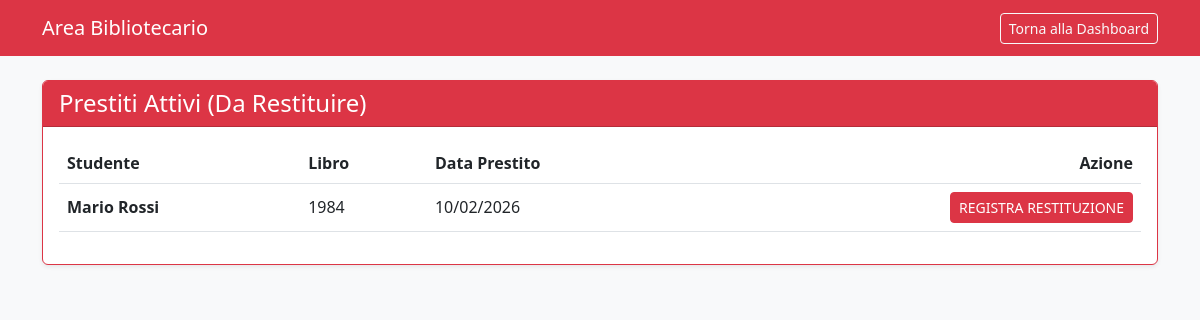
/src/public/gestione_restituzioni.php (signed in), run on an earlier commit of the app's database.
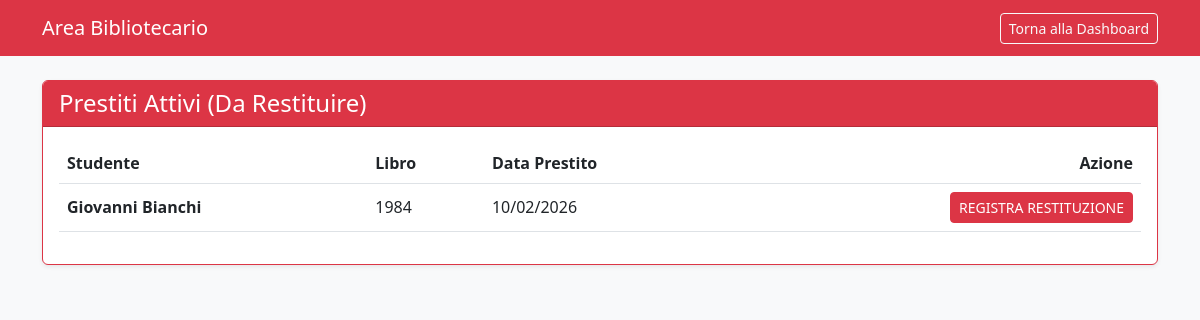
And on a later commit of the database.
### tables this page shows
CREATE TABLE loans (
  id INT AUTO_INCREMENT PRIMARY KEY,
  user_id INT NOT NULL,
  book_id INT NOT NULL,
  loan_date DATETIME NOT NULL DEFAULT CURRENT_TIMESTAMP,
  return_date DATETIME NULL,
  CONSTRAINT fk_loans_user FOREIGN KEY (user_id) REFERENCES users(id),
  CONSTRAINT fk_loans_book FOREIGN KEY (book_id) REFERENCES books(id),
  INDEX idx_loans_active (return_date),
  INDEX idx_loans_user (user_id),
  INDEX idx_loans_book (book_id)
);

CREATE TABLE users (
  id INT AUTO_INCREMENT PRIMARY KEY,
  username VARCHAR(50) NOT NULL UNIQUE,
  full_name VARCHAR(100) NOT NULL,
  role ENUM('student','librarian') NOT NULL,
  password_hash VARCHAR(255) NOT NULL,
  created_at TIMESTAMP DEFAULT CURRENT_TIMESTAMP
);

CREATE TABLE books (
  id INT AUTO_INCREMENT PRIMARY KEY,
  title VARCHAR(150) NOT NULL,
  author VARCHAR(100) NOT NULL,
  isbn VARCHAR(20) NULL,
  pub_year INT NULL,
  total_copies INT NOT NULL,
  available_copies INT NOT NULL,
  description TEXT NULL,
  created_at TIMESTAMP DEFAULT CURRENT_TIMESTAMP,
  CHECK (total_copies >= 0),
  CHECK (available_copies >= 0),
  CHECK (available_copies <= total_copies)
);

### src/public/gestione_restituzioni.php (the view, shortened to what this page needs)
<?php
$mysqli = require __DIR__ . '/../app/db.php';
$query = "SELECT loans.id as loan_id, books.title, users.full_name, loans.loan_date
          FROM loans
          JOIN books ON loans.book_id = books.id
          JOIN users ON loans.user_id = users.id
          WHERE loans.return_date IS NULL
          ORDER BY loans.loan_date ASC";
$result = $mysqli->query($query);
?>
<!DOCTYPE html>
<html lang="it">
<head>
    <link href="https://cdn.jsdelivr.net/npm/bootstrap@5.3.0/dist/css/bootstrap.min.css" rel="stylesheet">
</head>
<body class="bg-light">
    <nav class="navbar navbar-dark bg-danger mb-4">
        <div class="container">
            <span class="navbar-brand">Area Bibliotecario</span>
            <a href="index.php" class="btn btn-outline-light btn-sm">Torna alla Dashboard</a>
        </div>
    </nav>
    <div class="container">
        <div class="card shadow-sm border-danger">
            <div class="card-header bg-danger text-white">
                <h4 class="mb-0">Prestiti Attivi (Da Restituire)</h4>
            </div>
            <div class="card-body">
                <table class="table table-hover align-middle">
                    <thead>
                        <tr>
                            <th>Studente</th>
                            <th>Libro</th>
                            <th>Data Prestito</th>
                            <th class="text-end">Azione</th>
                        </tr>
                    </thead>
                    <tbody>
                        <?php if ($result->num_rows > 0): ?>
                            <?php while ($row = $result->fetch_assoc()): ?>
                                <tr>
                                    <td class="fw-bold"><?= htmlspecialchars($row['full_name']) ?></td>
                                    <td><?= htmlspecialchars($row['title']) ?></td>
                                    <td><?= date('d/m/Y', strtotime($row['loan_date'])) ?></td>
                                    <td class="text-end">
                                        <a href="azione_restituzione.php?id=<?= $row['loan_id'] ?>"
                                           class="btn btn-danger btn-sm"
                                           onclick="return confirm('Confermi la restituzione?');">
                                           REGISTRA RESTITUZIONE
                                        </a>
                                    </td>
                                </tr>
                            <?php endwhile; ?>
                        <?php else: ?>
                            <tr><td colspan="4" class="text-center text-muted">Nessun prestito attivo al momento.</td></tr>
                        <?php endif; ?>
                    </tbody>
                </table>
            </div>
        </div>
    </div>
</body>
</html>

What changed in the data, as far as the page shows it:
changed through a linked row, loans: user.full_name "Mario Rossi" → "Giovanni Bianchi"
